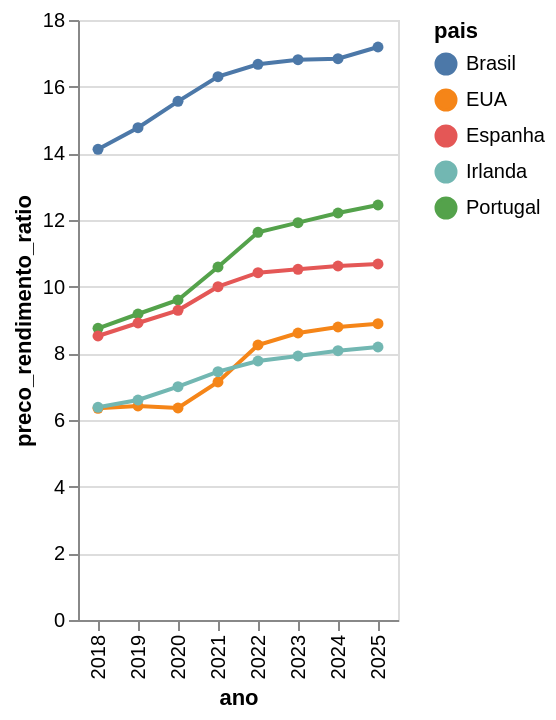

Write notebook code for a chart like this one.
### Code cell
st.subheader("🏠 Indicador de Acessibilidade Habitacional (Preço / Rendimento)")

grafico_ratio = alt.Chart(df_filtrado).mark_line(point=True).encode(
    x="ano:O",
    y="preco_rendimento_ratio:Q",
    color="pais:N",
    tooltip=["pais", "ano", "preco_rendimento_ratio"]
).properties(
    width='container',
).interactive()

st.altair_chart(grafico_ratio, use_container_width=True)
grafico_ratio

### Figure 1 — Vega-Lite specification as saved in the notebook (floating-point values rounded to 4 significant figures)
{"config": {"view": {"continuousWidth": 300, "continuousHeight": 300}}, "data": {"name": "data-579b8e960732b3cdaaf8944cf3f97233"}, "mark": {"type": "line", "point": true}, "encoding": {"color": {"field": "pais", "type": "nominal"}, "tooltip": [{"field": "pais", "type": "nominal"}, {"field": "ano", "type": "quantitative"}, {"field": "preco_rendimento_ratio", "type": "quantitative"}], "x": {"field": "ano", "type": "ordinal"}, "y": {"field": "preco_rendimento_ratio", "type": "quantitative"}}, "params": [{"name": "param_10", "select": {"type": "interval", "encodings": ["x", "y"]}, "bind": "scales"}], "width": "container", "$schema": "https://vega.github.io/schema/vega-lite/v5.8.0.json", "datasets": {"data-579b8e960732b3cdaaf8944cf3f97233": [{"pais": "Portugal", "ano": 2018, "preco_medio_habitacao_usd": 210000, "salario_medio_anual_usd": 24000, "salario_medio_mensal_usd": 2000, "inflacao_anual_pct": 1.2, "preco_rendimento_ratio": 8.75}, {"pais": "Portugal", "ano": 2019, "preco_medio_habitacao_usd": 225000, "salario_medio_anual_usd": 24500, "salario_medio_mensal_usd": 2042, "inflacao_anual_pct": 0.3, "preco_rendimento_ratio": 9.18}, {"pais": "Portugal", "ano": 2020, "preco_medio_habitacao_usd": 240000, "salario_medio_anual_usd": 25000, "salario_medio_mensal_usd": 2083, "inflacao_anual_pct": 0.0, "preco_rendimento_ratio": 9.6}, {"pais": "Portugal", "ano": 2021, "preco_medio_habitacao_usd": 270000, "salario_medio_anual_usd": 25500, "salario_medio_mensal_usd": 2125, "inflacao_anual_pct": 1.3, "preco_rendimento_ratio": 10.59}, {"pais": "Portugal", "ano": 2022, "preco_medio_habitacao_usd": 300000, "salario_medio_anual_usd": 25800, "salario_medio_mensal_usd": 2150, "inflacao_anual_pct": 7.8, "preco_rendimento_ratio": 11.63}, {"pais": "Portugal", "ano": 2023, "preco_medio_habitacao_usd": 310000, "salario_medio_anual_usd": 26000, "salario_medio_mensal_usd": 2167, "inflacao_anual_pct": 5.3, "preco_rendimento_ratio": 11.92}, {"pais": "Portugal", "ano": 2024, "preco_medio_habitacao_usd": 320000, "salario_medio_anual_usd": 26200, "salario_medio_mensal_usd": 2183, "inflacao_anual_pct": 2.2, "preco_rendimento_ratio": 12.21}, {"pais": "Portugal", "ano": 2025, "preco_medio_habitacao_usd": 330000, "salario_medio_anual_usd": 26500, "salario_medio_mensal_usd": 2208, "inflacao_anual_pct": 2.0, "preco_rendimento_ratio": 12.45}, {"pais": "Espanha", "ano": 2018, "preco_medio_habitacao_usd": 230000, "salario_medio_anual_usd": 27000, "salario_medio_mensal_usd": 2250, "inflacao_anual_pct": 1.7, "preco_rendimento_ratio": 8.52}, {"pais": "Espanha", "ano": 2019, "preco_medio_habitacao_usd": 245000, "salario_medio_anual_usd": 27500, "salario_medio_mensal_usd": 2292, "inflacao_anual_pct": 0.8, "preco_rendimento_ratio": 8.91}, {"pais": "Espanha", "ano": 2020, "preco_medio_habitacao_usd": 260000, "salario_medio_anual_usd": 28000, "salario_medio_mensal_usd": 2333, "inflacao_anual_pct": 0.3, "preco_rendimento_ratio": 9.29}, {"pais": "Espanha", "ano": 2021, "preco_medio_habitacao_usd": 285000, "salario_medio_anual_usd": 28500, "salario_medio_mensal_usd": 2375, "inflacao_anual_pct": 3.1, "preco_rendimento_ratio": 10.0}, {"pais": "Espanha", "ano": 2022, "preco_medio_habitacao_usd": 300000, "salario_medio_anual_usd": 28800, "salario_medio_mensal_usd": 2400, "inflacao_anual_pct": 8.4, "preco_rendimento_ratio": 10.42}, {"pais": "Espanha", "ano": 2023, "preco_medio_habitacao_usd": 305000, "salario_medio_anual_usd": 29000, "salario_medio_mensal_usd": 2417, "inflacao_anual_pct": 3.5, "preco_rendimento_ratio": 10.52}, {"pais": "Espanha", "ano": 2024, "preco_medio_habitacao_usd": 310000, "salario_medio_anual_usd": 29200, "salario_medio_mensal_usd": 2433, "inflacao_anual_pct": 2.9, "preco_rendimento_ratio": 10.62}, {"pais": "Espanha", "ano": 2025, "preco_medio_habitacao_usd": 315000, "salario_medio_anual_usd": 29500, "salario_medio_mensal_usd": 2458, "inflacao_anual_pct": 2.3, "preco_rendimento_ratio": 10.68}, {"pais": "EUA", "ano": 2018, "preco_medio_habitacao_usd": 330000, "salario_medio_anual_usd": 52000, "salario_medio_mensal_usd": 4333, "inflacao_anual_pct": 2.4, "preco_rendimento_ratio": 6.35}, {"pais": "EUA", "ano": 2019, "preco_medio_habitacao_usd": 340000, "salario_medio_anual_usd": 53000, "salario_medio_mensal_usd": 4417, "inflacao_anual_pct": 1.8, "preco_rendimento_ratio": 6.42}, {"pais": "EUA", "ano": 2020, "preco_medio_habitacao_usd": 350000, "salario_medio_anual_usd": 55000, "salario_medio_mensal_usd": 4583, "inflacao_anual_pct": 1.2, "preco_rendimento_ratio": 6.36}, {"pais": "EUA", "ano": 2021, "preco_medio_habitacao_usd": 400000, "salario_medio_anual_usd": 56000, "salario_medio_mensal_usd": 4667, "inflacao_anual_pct": 4.7, "preco_rendimento_ratio": 7.14}, {"pais": "EUA", "ano": 2022, "preco_medio_habitacao_usd": 470000, "salario_medio_anual_usd": 57000, "salario_medio_mensal_usd": 4750, "inflacao_anual_pct": 8.0, "preco_rendimento_ratio": 8.25}, {"pais": "EUA", "ano": 2023, "preco_medio_habitacao_usd": 495000, "salario_medio_anual_usd": 57500, "salario_medio_mensal_usd": 4792, "inflacao_anual_pct": 4.1, "preco_rendimento_ratio": 8.61}, {"pais": "EUA", "ano": 2024, "preco_medio_habitacao_usd": 510000, "salario_medio_anual_usd": 58000, "salario_medio_mensal_usd": 4833, "inflacao_anual_pct": 2.7, "preco_rendimento_ratio": 8.79}, {"pais": "EUA", "ano": 2025, "preco_medio_habitacao_usd": 520000, "salario_medio_anual_usd": 58500, "salario_medio_mensal_usd": 4875, "inflacao_anual_pct": 2.3, "preco_rendimento_ratio": 8.89}, {"pais": "Brasil", "ano": 2018, "preco_medio_habitacao_usd": 120000, "salario_medio_anual_usd": 8500, "salario_medio_mensal_usd": 708, "inflacao_anual_pct": 3.7, "preco_rendimento_ratio": 14.12}, {"pais": "Brasil", "ano": 2019, "preco_medio_habitacao_usd": 130000, "salario_medio_anual_usd": 8800, "salario_medio_mensal_usd": 733, "inflacao_anual_pct": 3.7, "preco_rendimento_ratio": 14.77}, {"pais": "Brasil", "ano": 2020, "preco_medio_habitacao_usd": 140000, "salario_medio_anual_usd": 9000, "salario_medio_mensal_usd": 750, "inflacao_anual_pct": 4.5, "preco_rendimento_ratio": 15.56}, {"pais": "Brasil", "ano": 2021, "preco_medio_habitacao_usd": 150000, "salario_medio_anual_usd": 9200, "salario_medio_mensal_usd": 767, "inflacao_anual_pct": 10.1, "preco_rendimento_ratio": 16.3}, {"pais": "Brasil", "ano": 2022, "preco_medio_habitacao_usd": 155000, "salario_medio_anual_usd": 9300, "salario_medio_mensal_usd": 775, "inflacao_anual_pct": 5.8, "preco_rendimento_ratio": 16.67}, {"pais": "Brasil", "ano": 2023, "preco_medio_habitacao_usd": 158000, "salario_medio_anual_usd": 9400, "salario_medio_mensal_usd": 783, "inflacao_anual_pct": 4.6, "preco_rendimento_ratio": 16.81}, {"pais": "Brasil", "ano": 2024, "preco_medio_habitacao_usd": 160000, "salario_medio_anual_usd": 9500, "salario_medio_mensal_usd": 792, "inflacao_anual_pct": 5.0, "preco_rendimento_ratio": 16.84}, {"pais": "Brasil", "ano": 2025, "preco_medio_habitacao_usd": 165000, "salario_medio_anual_usd": 9600, "salario_medio_mensal_usd": 800, "inflacao_anual_pct": 4.5, "preco_rendimento_ratio": 17.19}, {"pais": "Irlanda", "ano": 2018, "preco_medio_habitacao_usd": 300000, "salario_medio_anual_usd": 47000, "salario_medio_mensal_usd": 3917, "inflacao_anual_pct": 0.6, "preco_rendimento_ratio": 6.38}, {"pais": "Irlanda", "ano": 2019, "preco_medio_habitacao_usd": 320000, "salario_medio_anual_usd": 48500, "salario_medio_mensal_usd": 4042, "inflacao_anual_pct": 0.9, "preco_rendimento_ratio": 6.6}, {"pais": "Irlanda", "ano": 2020, "preco_medio_habitacao_usd": 350000, "salario_medio_anual_usd": 50000, "salario_medio_mensal_usd": 4167, "inflacao_anual_pct": 0.3, "preco_rendimento_ratio": 7.0}, {"pais": "Irlanda", "ano": 2021, "preco_medio_habitacao_usd": 380000, "salario_medio_anual_usd": 51000, "salario_medio_mensal_usd": 4250, "inflacao_anual_pct": 2.4, "preco_rendimento_ratio": 7.45}, {"pais": "Irlanda", "ano": 2022, "preco_medio_habitacao_usd": 400000, "salario_medio_anual_usd": 51500, "salario_medio_mensal_usd": 4292, "inflacao_anual_pct": 7.8, "preco_rendimento_ratio": 7.77}, {"pais": "Irlanda", "ano": 2023, "preco_medio_habitacao_usd": 410000, "salario_medio_anual_usd": 51800, "salario_medio_mensal_usd": 4317, "inflacao_anual_pct": 6.4, "preco_rendimento_ratio": 7.92}, {"pais": "Irlanda", "ano": 2024, "preco_medio_habitacao_usd": 420000, "salario_medio_anual_usd": 52000, "salario_medio_mensal_usd": 4333, "inflacao_anual_pct": 1.8, "preco_rendimento_ratio": 8.08}, {"pais": "Irlanda", "ano": 2025, "preco_medio_habitacao_usd": 430000, "salario_medio_anual_usd": 52500, "salario_medio_mensal_usd": 4375, "inflacao_anual_pct": 2.0, "preco_rendimento_ratio": 8.19}]}}
